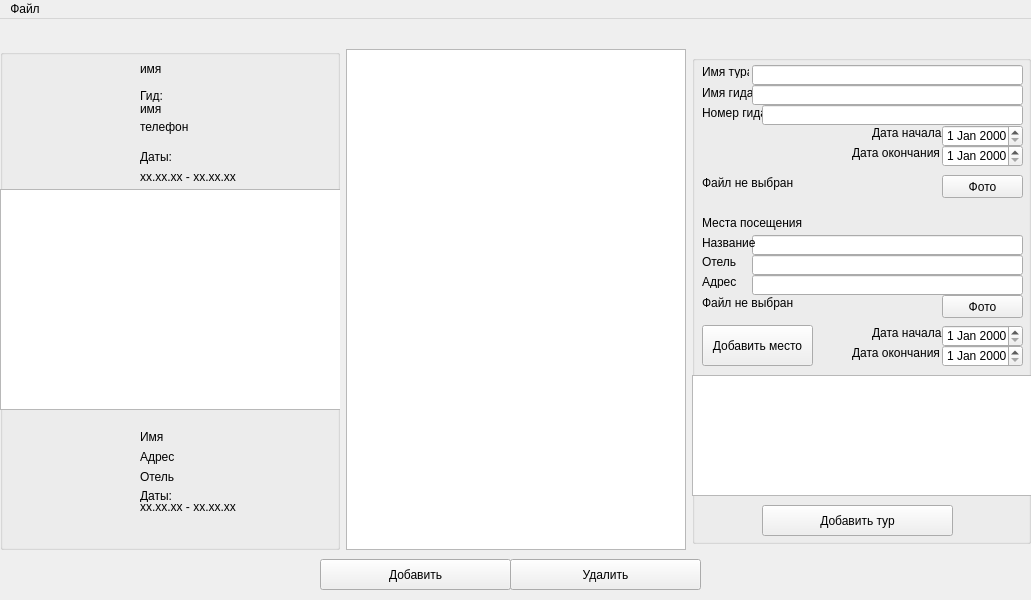
<?xml version="1.0" encoding="UTF-8"?>
<ui version="4.0">
 <class>MainWindow</class>
 <widget class="QMainWindow" name="MainWindow">
  <property name="geometry">
   <rect>
    <x>0</x>
    <y>0</y>
    <width>1031</width>
    <height>600</height>
   </rect>
  </property>
  <property name="minimumSize">
   <size>
    <width>1031</width>
    <height>572</height>
   </size>
  </property>
  <property name="maximumSize">
   <size>
    <width>1031</width>
    <height>600</height>
   </size>
  </property>
  <property name="windowTitle">
   <string>MainWindow</string>
  </property>
  <widget class="QWidget" name="centralwidget">
   <widget class="QPushButton" name="addButton">
    <property name="geometry">
     <rect>
      <x>320</x>
      <y>540</y>
      <width>191</width>
      <height>31</height>
     </rect>
    </property>
    <property name="text">
     <string>Добавить</string>
    </property>
   </widget>
   <widget class="QPushButton" name="deleteButton">
    <property name="geometry">
     <rect>
      <x>510</x>
      <y>540</y>
      <width>191</width>
      <height>31</height>
     </rect>
    </property>
    <property name="text">
     <string>Удалить</string>
    </property>
   </widget>
   <widget class="QWidget" name="">
    <property name="geometry">
     <rect>
      <x>0</x>
      <y>30</y>
      <width>1031</width>
      <height>501</height>
     </rect>
    </property>
    <layout class="QHBoxLayout" name="horizontalLayout">
     <item>
      <widget class="QGroupBox" name="tourBox">
       <property name="sizePolicy">
        <sizepolicy hsizetype="MinimumExpanding" vsizetype="Preferred">
         <horstretch>0</horstretch>
         <verstretch>0</verstretch>
        </sizepolicy>
       </property>
       <property name="minimumSize">
        <size>
         <width>0</width>
         <height>0</height>
        </size>
       </property>
       <property name="title">
        <string/>
       </property>
       <widget class="QTableView" name="placesViewTable">
        <property name="geometry">
         <rect>
          <x>0</x>
          <y>140</y>
          <width>341</width>
          <height>221</height>
         </rect>
        </property>
       </widget>
       <widget class="QLabel" name="tourPhoto">
        <property name="geometry">
         <rect>
          <x>0</x>
          <y>10</y>
          <width>131</width>
          <height>121</height>
         </rect>
        </property>
        <property name="text">
         <string/>
        </property>
       </widget>
       <widget class="QLabel" name="tourName">
        <property name="geometry">
         <rect>
          <x>140</x>
          <y>10</y>
          <width>181</width>
          <height>20</height>
         </rect>
        </property>
        <property name="maximumSize">
         <size>
          <width>181</width>
          <height>20</height>
         </size>
        </property>
        <property name="text">
         <string>имя</string>
        </property>
       </widget>
       <widget class="QLabel" name="uselessGuideLabel">
        <property name="geometry">
         <rect>
          <x>140</x>
          <y>40</y>
          <width>47</width>
          <height>13</height>
         </rect>
        </property>
        <property name="text">
         <string>Гид:</string>
        </property>
       </widget>
       <widget class="QLabel" name="guideLabel">
        <property name="geometry">
         <rect>
          <x>140</x>
          <y>50</y>
          <width>191</width>
          <height>20</height>
         </rect>
        </property>
        <property name="text">
         <string>имя</string>
        </property>
       </widget>
       <widget class="QLabel" name="guidePhoneViewLabel">
        <property name="geometry">
         <rect>
          <x>140</x>
          <y>70</y>
          <width>181</width>
          <height>16</height>
         </rect>
        </property>
        <property name="text">
         <string>телефон</string>
        </property>
       </widget>
       <widget class="QLabel" name="tourStartDateView">
        <property name="geometry">
         <rect>
          <x>140</x>
          <y>100</y>
          <width>71</width>
          <height>16</height>
         </rect>
        </property>
        <property name="text">
         <string>Даты:</string>
        </property>
       </widget>
       <widget class="QLabel" name="tourStartViewLabel">
        <property name="geometry">
         <rect>
          <x>140</x>
          <y>120</y>
          <width>101</width>
          <height>16</height>
         </rect>
        </property>
        <property name="text">
         <string>хх.хх.хх - хх.хх.хх</string>
        </property>
       </widget>
       <widget class="QLabel" name="placePhotoViewLabel">
        <property name="geometry">
         <rect>
          <x>0</x>
          <y>370</y>
          <width>131</width>
          <height>121</height>
         </rect>
        </property>
        <property name="text">
         <string/>
        </property>
       </widget>
       <widget class="QLabel" name="label">
        <property name="geometry">
         <rect>
          <x>140</x>
          <y>380</y>
          <width>191</width>
          <height>16</height>
         </rect>
        </property>
        <property name="text">
         <string>Имя</string>
        </property>
       </widget>
       <widget class="QLabel" name="label_2">
        <property name="geometry">
         <rect>
          <x>140</x>
          <y>400</y>
          <width>191</width>
          <height>16</height>
         </rect>
        </property>
        <property name="text">
         <string>Адрес</string>
        </property>
       </widget>
       <widget class="QLabel" name="label_3">
        <property name="geometry">
         <rect>
          <x>140</x>
          <y>420</y>
          <width>191</width>
          <height>16</height>
         </rect>
        </property>
        <property name="text">
         <string>Отель</string>
        </property>
       </widget>
       <widget class="QLabel" name="label_4">
        <property name="geometry">
         <rect>
          <x>140</x>
          <y>440</y>
          <width>47</width>
          <height>13</height>
         </rect>
        </property>
        <property name="text">
         <string>Даты:</string>
        </property>
       </widget>
       <widget class="QLabel" name="label_5">
        <property name="geometry">
         <rect>
          <x>140</x>
          <y>450</y>
          <width>191</width>
          <height>16</height>
         </rect>
        </property>
        <property name="text">
         <string>хх.хх.хх - хх.хх.хх</string>
        </property>
       </widget>
      </widget>
     </item>
     <item>
      <widget class="QTableView" name="tourTable"/>
     </item>
     <item>
      <widget class="QGroupBox" name="addBox">
       <property name="sizePolicy">
        <sizepolicy hsizetype="MinimumExpanding" vsizetype="Preferred">
         <horstretch>0</horstretch>
         <verstretch>0</verstretch>
        </sizepolicy>
       </property>
       <property name="maximumSize">
        <size>
         <width>339</width>
         <height>489</height>
        </size>
       </property>
       <property name="title">
        <string/>
       </property>
       <widget class="QTableView" name="addPlacesTable">
        <property name="geometry">
         <rect>
          <x>0</x>
          <y>320</y>
          <width>341</width>
          <height>121</height>
         </rect>
        </property>
       </widget>
       <widget class="QLabel" name="tourNameLabel">
        <property name="geometry">
         <rect>
          <x>10</x>
          <y>10</y>
          <width>47</width>
          <height>13</height>
         </rect>
        </property>
        <property name="text">
         <string>Имя тура</string>
        </property>
       </widget>
       <widget class="QLabel" name="guideNameLabel">
        <property name="geometry">
         <rect>
          <x>10</x>
          <y>30</y>
          <width>51</width>
          <height>16</height>
         </rect>
        </property>
        <property name="text">
         <string>Имя гида</string>
        </property>
       </widget>
       <widget class="QPushButton" name="pushButton_3">
        <property name="geometry">
         <rect>
          <x>70</x>
          <y>450</y>
          <width>191</width>
          <height>31</height>
         </rect>
        </property>
        <property name="text">
         <string>Добавить тур</string>
        </property>
       </widget>
       <widget class="QLabel" name="guidePhoneLabel">
        <property name="geometry">
         <rect>
          <x>10</x>
          <y>50</y>
          <width>61</width>
          <height>16</height>
         </rect>
        </property>
        <property name="text">
         <string>Номер гида</string>
        </property>
       </widget>
       <widget class="QLabel" name="startDateLabel">
        <property name="geometry">
         <rect>
          <x>180</x>
          <y>70</y>
          <width>71</width>
          <height>16</height>
         </rect>
        </property>
        <property name="text">
         <string>Дата начала</string>
        </property>
       </widget>
       <widget class="QLabel" name="expDateLabel">
        <property name="geometry">
         <rect>
          <x>160</x>
          <y>90</y>
          <width>91</width>
          <height>16</height>
         </rect>
        </property>
        <property name="text">
         <string>Дата окончания</string>
        </property>
       </widget>
       <widget class="QLineEdit" name="tourNameEdit">
        <property name="geometry">
         <rect>
          <x>60</x>
          <y>10</y>
          <width>271</width>
          <height>20</height>
         </rect>
        </property>
       </widget>
       <widget class="QLineEdit" name="guideNameEdit">
        <property name="geometry">
         <rect>
          <x>60</x>
          <y>30</y>
          <width>271</width>
          <height>20</height>
         </rect>
        </property>
       </widget>
       <widget class="QLineEdit" name="guidePhoneEdit">
        <property name="geometry">
         <rect>
          <x>70</x>
          <y>50</y>
          <width>261</width>
          <height>20</height>
         </rect>
        </property>
       </widget>
       <widget class="QLabel" name="placesLabel">
        <property name="geometry">
         <rect>
          <x>10</x>
          <y>160</y>
          <width>101</width>
          <height>16</height>
         </rect>
        </property>
        <property name="text">
         <string>Места посещения</string>
        </property>
       </widget>
       <widget class="QLineEdit" name="placeNameEdit">
        <property name="geometry">
         <rect>
          <x>60</x>
          <y>180</y>
          <width>271</width>
          <height>20</height>
         </rect>
        </property>
       </widget>
       <widget class="QLabel" name="placeNameLabel">
        <property name="geometry">
         <rect>
          <x>10</x>
          <y>180</y>
          <width>61</width>
          <height>16</height>
         </rect>
        </property>
        <property name="text">
         <string>Название</string>
        </property>
       </widget>
       <widget class="QLabel" name="hotelLabel">
        <property name="geometry">
         <rect>
          <x>10</x>
          <y>200</y>
          <width>47</width>
          <height>13</height>
         </rect>
        </property>
        <property name="text">
         <string>Отель</string>
        </property>
       </widget>
       <widget class="QLineEdit" name="hotelNameEdit">
        <property name="geometry">
         <rect>
          <x>60</x>
          <y>200</y>
          <width>271</width>
          <height>20</height>
         </rect>
        </property>
       </widget>
       <widget class="QLabel" name="addressLabel">
        <property name="geometry">
         <rect>
          <x>10</x>
          <y>220</y>
          <width>47</width>
          <height>13</height>
         </rect>
        </property>
        <property name="text">
         <string>Адрес</string>
        </property>
       </widget>
       <widget class="QLineEdit" name="addressNameEdit">
        <property name="geometry">
         <rect>
          <x>60</x>
          <y>220</y>
          <width>271</width>
          <height>20</height>
         </rect>
        </property>
       </widget>
       <widget class="QPushButton" name="tourPhotoButton">
        <property name="geometry">
         <rect>
          <x>250</x>
          <y>120</y>
          <width>81</width>
          <height>23</height>
         </rect>
        </property>
        <property name="text">
         <string>Фото</string>
        </property>
       </widget>
       <widget class="QLabel" name="tourPhotoLabel">
        <property name="geometry">
         <rect>
          <x>10</x>
          <y>120</y>
          <width>171</width>
          <height>16</height>
         </rect>
        </property>
        <property name="text">
         <string>Файл не выбран</string>
        </property>
       </widget>
       <widget class="QDateEdit" name="tourStartDate">
        <property name="geometry">
         <rect>
          <x>250</x>
          <y>70</y>
          <width>81</width>
          <height>22</height>
         </rect>
        </property>
       </widget>
       <widget class="QDateEdit" name="tourExpDate">
        <property name="geometry">
         <rect>
          <x>250</x>
          <y>90</y>
          <width>81</width>
          <height>22</height>
         </rect>
        </property>
       </widget>
       <widget class="QPushButton" name="placePhotoButton">
        <property name="geometry">
         <rect>
          <x>250</x>
          <y>240</y>
          <width>81</width>
          <height>23</height>
         </rect>
        </property>
        <property name="text">
         <string>Фото</string>
        </property>
       </widget>
       <widget class="QLabel" name="placePhotoLabel">
        <property name="geometry">
         <rect>
          <x>10</x>
          <y>240</y>
          <width>171</width>
          <height>16</height>
         </rect>
        </property>
        <property name="text">
         <string>Файл не выбран</string>
        </property>
       </widget>
       <widget class="QLabel" name="expDateLabel_2">
        <property name="geometry">
         <rect>
          <x>160</x>
          <y>290</y>
          <width>91</width>
          <height>16</height>
         </rect>
        </property>
        <property name="text">
         <string>Дата окончания</string>
        </property>
       </widget>
       <widget class="QDateEdit" name="placeStartDate">
        <property name="geometry">
         <rect>
          <x>250</x>
          <y>270</y>
          <width>81</width>
          <height>22</height>
         </rect>
        </property>
       </widget>
       <widget class="QDateEdit" name="placeExpDate">
        <property name="geometry">
         <rect>
          <x>250</x>
          <y>290</y>
          <width>81</width>
          <height>22</height>
         </rect>
        </property>
       </widget>
       <widget class="QLabel" name="startDateLabel_2">
        <property name="geometry">
         <rect>
          <x>180</x>
          <y>270</y>
          <width>71</width>
          <height>16</height>
         </rect>
        </property>
        <property name="text">
         <string>Дата начала</string>
        </property>
       </widget>
       <widget class="QPushButton" name="pushButton">
        <property name="geometry">
         <rect>
          <x>10</x>
          <y>270</y>
          <width>111</width>
          <height>41</height>
         </rect>
        </property>
        <property name="text">
         <string>Добавить место</string>
        </property>
       </widget>
      </widget>
     </item>
    </layout>
   </widget>
  </widget>
  <widget class="QMenuBar" name="menubar">
   <property name="geometry">
    <rect>
     <x>0</x>
     <y>0</y>
     <width>1031</width>
     <height>21</height>
    </rect>
   </property>
   <widget class="QMenu" name="menu">
    <property name="title">
     <string>Файл</string>
    </property>
    <addaction name="action"/>
    <addaction name="action_2"/>
   </widget>
   <addaction name="menu"/>
  </widget>
  <action name="action">
   <property name="text">
    <string>Открыть</string>
   </property>
  </action>
  <action name="action_2">
   <property name="text">
    <string>Сохранить как...</string>
   </property>
  </action>
 </widget>
 <resources/>
 <connections/>
</ui>
